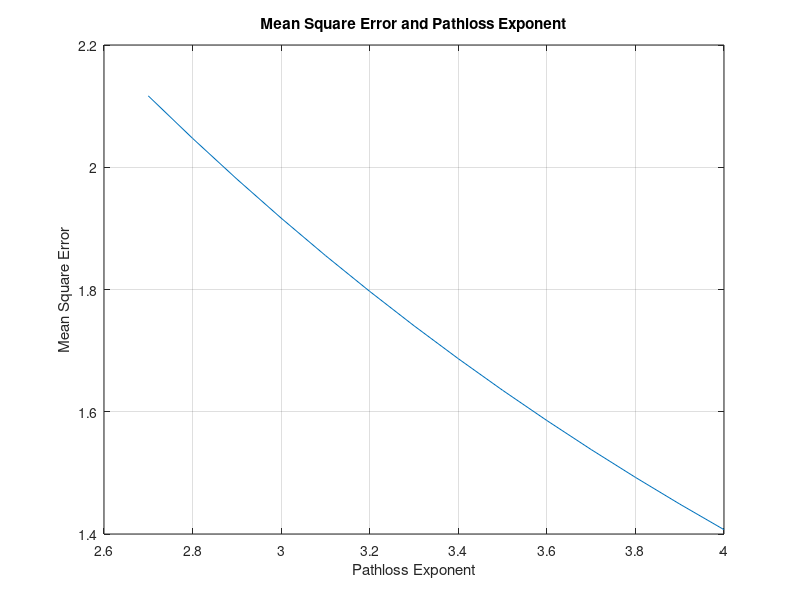
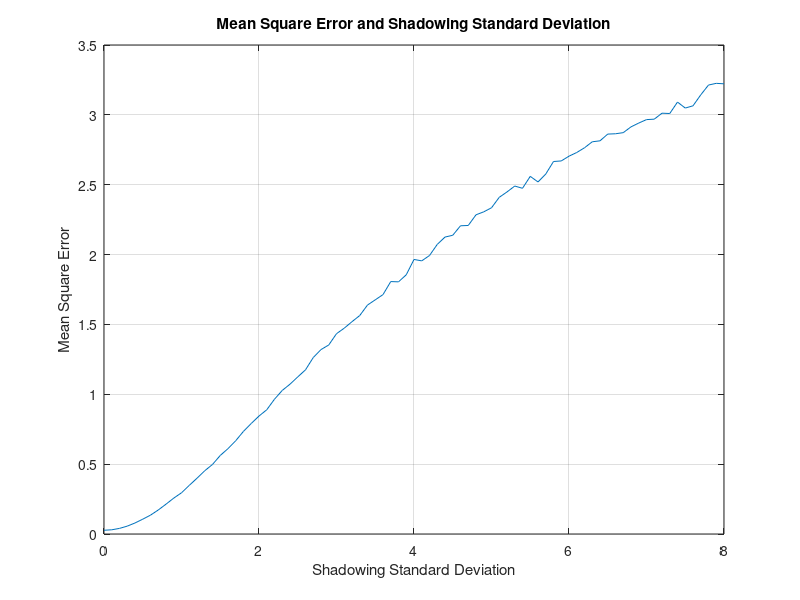

Write the MATLAB code that produced these figures, in order.
clc
clear all


Xn         = 1+6*rand(10000,1);   %random X location used for generating the H matrix
Yn         = 1+4*rand(10000,1);   %random Y location used for generating the H matrix
Zn         = rand(10000,1);       % Z location is the same
Zn(1:1:end)= 1.5; 
Trans     = [Xn,Yn,Zn];
Signal    = [Xn,Yn];

Pt        = -5 ; %dbm

Receivers = [0 0 3;0 6 3;8 6 3];  %Receiver positions

XnN        = 1+6*rand(10000,1);   %random X location used for generating the H matrix
YnN        = 1+4*rand(10000,1);
ZnN        = rand(10000,1);
ZnN(1:1:end)= 1.5; 
TransN     = [XnN,YnN,ZnN];
SignalN    = [XnN,YnN];

D= zeros(10000,length(Receivers));
for i=1:1:length(Xn)
    d=[];
    for j=1:1:length(Receivers)
     d   = [d sqrt(sum((Trans(i,:)-Receivers(j,:)).^2))];
    end
    D(i,:)= d;
end

DN= zeros(10000,length(Receivers));
for i=1:1:length(XnN)
    dN=[];
    for j=1:1:length(Receivers) 
    dN   = [dN sqrt(sum((TransN(i,:)-Receivers(j,:)).^2))];
    end
    DN(i,:)= dN;
end

Signal_mean =[Signal(:,1)-mean(Signal(:,1)) , Signal(:,2)-mean(Signal(:,2))];
Signal_meanN =[SignalN(:,1)-mean(SignalN(:,1)) , SignalN(:,2)-mean(SignalN(:,2))];
for count=1:1:2

if count ==1
std = 4;
X_sigmadb = normrnd(0,std,10000,3);
X_sigmadbn = normrnd(0,std,10000,3);
Loop=2.7:0.1:4;
else
pathloss=3;
Loop=0:0.1:8;
end

mse=[];
for temp=Loop
    
if count==2
   std=temp;
   X_sigmadb = normrnd(0,std,10000,3);
   X_sigmadbn= normrnd(0,std,10000,3);
else
   pathloss=temp;
end
    
Obs      = Pt - (10*pathloss*log10(D)) + X_sigmadb; 

Obs_mean = [Obs(:,1)-mean(Obs(:,1)) Obs(:,2)-mean(Obs(:,2)) Obs(:,3)-mean(Obs(:,3))];

R_xy =[];
for i =1:1:size(Obs,2)
    temp =[mean(Signal_mean(:,1).*Obs_mean(:,i)) ; mean(Signal_mean(:,2).*Obs_mean(:,i))];
    R_xy =[R_xy temp];
end

R_x =[];
for i = 1:1:size(Obs,2)
    temp = [];
    for j=1:1:size(Obs,2)
        temp =[temp ; mean(Obs_mean(:,j).*Obs_mean(:,i))];
    end
    R_x =[R_x temp];
end

R_x=R_x/10000;
R_xy=R_xy/10000;

H    = R_xy * inv(R_x);

ObsN = Pt - (10*pathloss*log10(DN)) + X_sigmadbn;

Obs_meanN = [ObsN(:,1)-mean(ObsN(:,1)) ObsN(:,2)-mean(ObsN(:,2)) ObsN(:,3)-mean(ObsN(:,3))];

Est  = Obs_meanN*H';

mse  = [mse mean(sum((Signal_meanN-Est).^2,2))];
end
figure()
plot(Loop,mse)
grid on 
if count==1
title('Mean Square Error and Pathloss Exponent')
xlabel('Pathloss Exponent')
else
title('Mean Square Error and Shadowing Standard Deviation')
xlabel('Shadowing Standard Deviation')
end
ylabel('Mean Square Error')
end